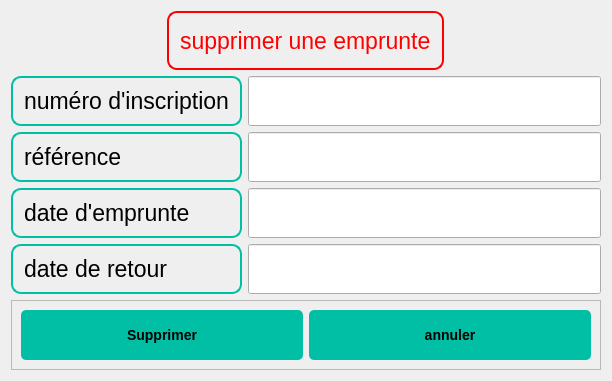
<?xml version="1.0" encoding="UTF-8"?>
<ui version="4.0">
 <class>Dialog</class>
 <widget class="QDialog" name="Dialog">
  <property name="geometry">
   <rect>
    <x>0</x>
    <y>0</y>
    <width>612</width>
    <height>381</height>
   </rect>
  </property>
  <property name="windowTitle">
   <string>Dialog</string>
  </property>
  <property name="styleSheet">
   <string notr="true">QLabel {
    background-color: none;
    border: 2px solid #00BFA5;
    border-radius: 10px;
    padding: 5px;
    color: #000000;
    font-size: 17pt;
    font-family: Arial, sans-serif;
}
QPushButton {
    font-family: &quot;Arial&quot;, sans-serif;
    font-size: 14px;
    font-weight: bold;
    color: #000000;
    background-color: #00BFA5;
    border: none;
    border-radius: 5px;
    padding: 8px 16px;
    text-align: center;
    text-transform: uppercase;
}

QPushButton:hover {
    background-color: #009980;
}
</string>
  </property>
  <layout class="QGridLayout" name="gridLayout">
   <item row="7" column="0" colspan="3">
    <widget class="QFrame" name="frame">
     <property name="frameShape">
      <enum>QFrame::StyledPanel</enum>
     </property>
     <property name="frameShadow">
      <enum>QFrame::Raised</enum>
     </property>
     <layout class="QGridLayout" name="gridLayout_2">
      <item row="0" column="0">
       <widget class="QPushButton" name="pushButton">
        <property name="minimumSize">
         <size>
          <width>0</width>
          <height>50</height>
         </size>
        </property>
        <property name="styleSheet">
         <string notr="true">/* Buttons */
QPushButton {
    font-family: &quot;Arial&quot;, sans-serif;
    font-size: 14px;
    font-weight: bold;
    color: #000000; /* Black text color */
    background-color: #00BFA5; /* Teal button background color */
    border: none;
    border-radius: 5px;
    padding: 8px 16px;
    text-align: center; /* Center align button text */
    text-transform: uppercase; /* Uppercase button text */
}

QPushButton:hover {
    background-color: #009980; /* Darker teal button background color on hover */
}</string>
        </property>
        <property name="text">
         <string>Supprimer</string>
        </property>
       </widget>
      </item>
      <item row="0" column="1">
       <widget class="QPushButton" name="pushButton_2">
        <property name="minimumSize">
         <size>
          <width>0</width>
          <height>50</height>
         </size>
        </property>
        <property name="styleSheet">
         <string notr="true">/* Buttons */
QPushButton {
    font-family: &quot;Arial&quot;, sans-serif;
    font-size: 14px;
    font-weight: bold;
    color: #000000; /* Black text color */
    background-color: #00BFA5; /* Teal button background color */
    border: none;
    border-radius: 5px;
    padding: 8px 16px;
    text-align: center; /* Center align button text */
    text-transform: uppercase; /* Uppercase button text */
}

QPushButton:hover {
    background-color: #009980; /* Darker teal button background color on hover */
}</string>
        </property>
        <property name="text">
         <string>annuler</string>
        </property>
       </widget>
      </item>
     </layout>
    </widget>
   </item>
   <item row="3" column="0">
    <widget class="QLabel" name="label_3">
     <property name="font">
      <font>
       <family>Arial,sans-serif</family>
       <pointsize>17</pointsize>
      </font>
     </property>
     <property name="styleSheet">
      <string notr="true">
QLabel {
  background-color: none;
  border: 2px solid #00BFA5;
  border-radius: 10px;
  padding: 5px;
  color: #000000;
  font-size: 17pt;
  font-family: Arial, sans-serif;
}
</string>
     </property>
     <property name="text">
      <string>référence</string>
     </property>
    </widget>
   </item>
   <item row="4" column="0">
    <widget class="QLabel" name="label_5">
     <property name="font">
      <font>
       <family>Arial,sans-serif</family>
       <pointsize>17</pointsize>
      </font>
     </property>
     <property name="styleSheet">
      <string notr="true">
QLabel {
  background-color: none;
  border: 2px solid #00BFA5;
  border-radius: 10px;
  padding: 5px;
  color: #000000;
  font-size: 17pt;
  font-family: Arial, sans-serif;
}
</string>
     </property>
     <property name="text">
      <string>date d'emprunte</string>
     </property>
    </widget>
   </item>
   <item row="1" column="0">
    <widget class="QLabel" name="label_2">
     <property name="font">
      <font>
       <family>Arial,sans-serif</family>
       <pointsize>17</pointsize>
      </font>
     </property>
     <property name="styleSheet">
      <string notr="true">
QLabel {
  background-color: none;
  border: 2px solid #00BFA5;
  border-radius: 10px;
  padding: 5px;
  color: #000000;
  font-size: 17pt;
  font-family: Arial, sans-serif;
}
</string>
     </property>
     <property name="text">
      <string>numéro d'inscription</string>
     </property>
    </widget>
   </item>
   <item row="5" column="0">
    <widget class="QLabel" name="label_4">
     <property name="font">
      <font>
       <family>Arial,sans-serif</family>
       <pointsize>17</pointsize>
      </font>
     </property>
     <property name="styleSheet">
      <string notr="true">
QLabel {
  background-color: none;
  border: 2px solid #00BFA5;
  border-radius: 10px;
  padding: 5px;
  color: #000000;
  font-size: 17pt;
  font-family: Arial, sans-serif;
}
</string>
     </property>
     <property name="text">
      <string>date de retour</string>
     </property>
    </widget>
   </item>
   <item row="1" column="1" colspan="2">
    <widget class="QLineEdit" name="lineEdit">
     <property name="minimumSize">
      <size>
       <width>0</width>
       <height>50</height>
      </size>
     </property>
     <property name="text">
      <string/>
     </property>
    </widget>
   </item>
   <item row="3" column="1" colspan="2">
    <widget class="QLineEdit" name="lineEdit_2">
     <property name="minimumSize">
      <size>
       <width>0</width>
       <height>50</height>
      </size>
     </property>
     <property name="text">
      <string/>
     </property>
    </widget>
   </item>
   <item row="4" column="1" colspan="2">
    <widget class="QLineEdit" name="lineEdit_3">
     <property name="minimumSize">
      <size>
       <width>0</width>
       <height>50</height>
      </size>
     </property>
     <property name="text">
      <string/>
     </property>
    </widget>
   </item>
   <item row="5" column="1" colspan="2">
    <widget class="QLineEdit" name="lineEdit_4">
     <property name="minimumSize">
      <size>
       <width>0</width>
       <height>50</height>
      </size>
     </property>
     <property name="text">
      <string/>
     </property>
    </widget>
   </item>
   <item row="0" column="0" colspan="3" alignment="Qt::AlignHCenter">
    <widget class="QLabel" name="label">
     <property name="font">
      <font>
       <family>Arial,sans-serif</family>
       <pointsize>17</pointsize>
      </font>
     </property>
     <property name="styleSheet">
      <string notr="true">
QLabel {
  background-color: none;
  border: 2px solid red;
  border-radius: 10px;
  padding: 5px;
  color: red;
  font-size: 17pt;
  font-family: Arial, sans-serif;
  

}
</string>
     </property>
     <property name="text">
      <string>supprimer une emprunte</string>
     </property>
    </widget>
   </item>
  </layout>
 </widget>
 <resources/>
 <connections/>
</ui>
